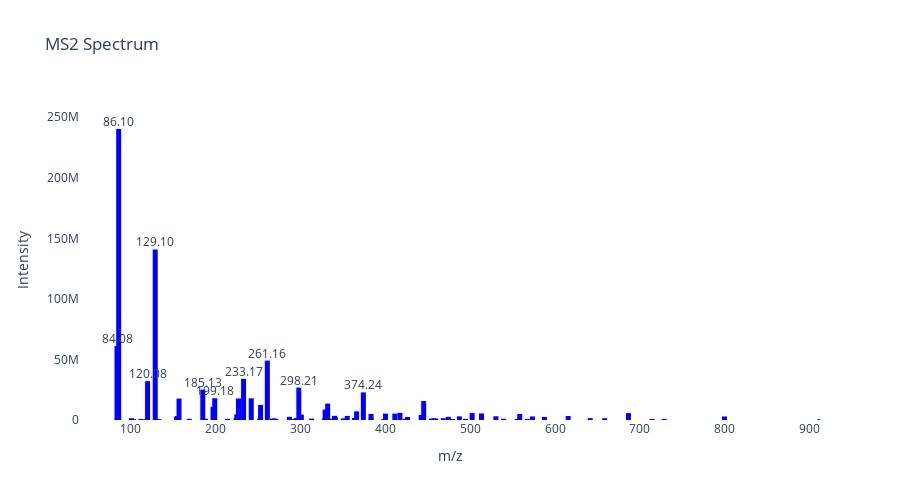

Notebook cell for this chart:
### Code cell
plot_ms2_spectrum(get_peaks_from_gnps("CCMSLIB00000579271"), width=5, label_top_n=10)

### Figure 1 — Plotly figure (JSON) as saved in the notebook; plotly's stock layout.template omitted (floating-point values rounded to 4 significant figures)
{"data": [{"hoverinfo": "text", "line": {"color": "blue", "width": 5}, "mode": "lines", "showlegend": false, "text": ["m/z: 84.0810<br>Intensity: 61064960.00", "m/z: 84.0810<br>Intensity: 61064960.00"], "type": "scatter", "x": [84.08, 84.08], "y": [0, 61064960]}, {"hoverinfo": "text", "line": {"color": "blue", "width": 5}, "mode": "lines", "showlegend": false, "text": ["m/z: 84.0869<br>Intensity: 1202383.62", "m/z: 84.0869<br>Intensity: 1202383.62"], "type": "scatter", "x": [84.09, 84.09], "y": [0, 1202000.0]}, {"hoverinfo": "text", "line": {"color": "blue", "width": 5}, "mode": "lines", "showlegend": false, "text": ["m/z: 86.0969<br>Intensity: 240203584.00", "m/z: 86.0969<br>Intensity: 240203584.00"], "type": "scatter", "x": [86.1, 86.1], "y": [0, 240203584]}, {"hoverinfo": "text", "line": {"color": "blue", "width": 5}, "mode": "lines", "showlegend": false, "text": ["m/z: 101.1081<br>Intensity: 1474733.38", "m/z: 101.1081<br>Intensity: 1474733.38"], "type": "scatter", "x": [101.1, 101.1], "y": [0, 1475000.0]}, {"hoverinfo": "text", "line": {"color": "blue", "width": 5}, "mode": "lines", "showlegend": false, "text": ["m/z: 103.4979<br>Intensity: 711830.00", "m/z: 103.4979<br>Intensity: 711830.00"], "type": "scatter", "x": [103.5, 103.5], "y": [0, 711830]}, {"hoverinfo": "text", "line": {"color": "blue", "width": 5}, "mode": "lines", "showlegend": false, "text": ["m/z: 112.1127<br>Intensity: 823886.69", "m/z: 112.1127<br>Intensity: 823886.69"], "type": "scatter", "x": [112.1, 112.1], "y": [0, 823900.0]}, {"hoverinfo": "text", "line": {"color": "blue", "width": 5}, "mode": "lines", "showlegend": false, "text": ["m/z: 112.2276<br>Intensity: 631256.94", "m/z: 112.2276<br>Intensity: 631256.94"], "type": "scatter", "x": [112.2, 112.2], "y": [0, 631300.0]}, {"hoverinfo": "text", "line": {"color": "blue", "width": 5}, "mode": "lines", "showlegend": false, "text": ["m/z: 118.2286<br>Intensity: 722910.56", "m/z: 118.2286<br>Intensity: 722910.56"], "type": "scatter", "x": [118.2, 118.2], "y": [0, 722900.0]}, {"hoverinfo": "text", "line": {"color": "blue", "width": 5}, "mode": "lines", "showlegend": false, "text": ["m/z: 120.0815<br>Intensity: 32025782.00", "m/z: 120.0815<br>Intensity: 32025782.00"], "type": "scatter", "x": [120.1, 120.1], "y": [0, 32025782]}, {"hoverinfo": "text", "line": {"color": "blue", "width": 5}, "mode": "lines", "showlegend": false, "text": ["m/z: 120.0904<br>Intensity: 835642.25", "m/z: 120.0904<br>Intensity: 835642.25"], "type": "scatter", "x": [120.1, 120.1], "y": [0, 835600.0]}, {"hoverinfo": "text", "line": {"color": "blue", "width": 5}, "mode": "lines", "showlegend": false, "text": ["m/z: 129.1023<br>Intensity: 140845664.00", "m/z: 129.1023<br>Intensity: 140845664.00"], "type": "scatter", "x": [129.1, 129.1], "y": [0, 140845664]}, {"hoverinfo": "text", "line": {"color": "blue", "width": 5}, "mode": "lines", "showlegend": false, "text": ["m/z: 131.1182<br>Intensity: 934206.44", "m/z: 131.1182<br>Intensity: 934206.44"], "type": "scatter", "x": [131.1, 131.1], "y": [0, 934200.0]}, {"hoverinfo": "text", "line": {"color": "blue", "width": 5}, "mode": "lines", "showlegend": false, "text": ["m/z: 133.3261<br>Intensity: 714770.44", "m/z: 133.3261<br>Intensity: 714770.44"], "type": "scatter", "x": [133.3, 133.3], "y": [0, 714800.0]}, {"hoverinfo": "text", "line": {"color": "blue", "width": 5}, "mode": "lines", "showlegend": false, "text": ["m/z: 154.1586<br>Intensity: 2540454.00", "m/z: 154.1586<br>Intensity: 2540454.00"], "type": "scatter", "x": [154.2, 154.2], "y": [0, 2540454]}, {"hoverinfo": "text", "line": {"color": "blue", "width": 5}, "mode": "lines", "showlegend": false, "text": ["m/z: 155.1070<br>Intensity: 636692.62", "m/z: 155.1070<br>Intensity: 636692.62"], "type": "scatter", "x": [155.1, 155.1], "y": [0, 636700.0]}, {"hoverinfo": "text", "line": {"color": "blue", "width": 5}, "mode": "lines", "showlegend": false, "text": ["m/z: 155.1180<br>Intensity: 3296042.75", "m/z: 155.1180<br>Intensity: 3296042.75"], "type": "scatter", "x": [155.1, 155.1], "y": [0, 3296000.0]}, {"hoverinfo": "text", "line": {"color": "blue", "width": 5}, "mode": "lines", "showlegend": false, "text": ["m/z: 157.1330<br>Intensity: 17677796.00", "m/z: 157.1330<br>Intensity: 17677796.00"], "type": "scatter", "x": [157.1, 157.1], "y": [0, 17677796]}, {"hoverinfo": "text", "line": {"color": "blue", "width": 5}, "mode": "lines", "showlegend": false, "text": ["m/z: 169.1710<br>Intensity: 973455.50", "m/z: 169.1710<br>Intensity: 973455.50"], "type": "scatter", "x": [169.2, 169.2], "y": [0, 973500.0]}, {"hoverinfo": "text", "line": {"color": "blue", "width": 5}, "mode": "lines", "showlegend": false, "text": ["m/z: 185.1284<br>Intensity: 25035132.00", "m/z: 185.1284<br>Intensity: 25035132.00"], "type": "scatter", "x": [185.1, 185.1], "y": [0, 25035132]}, {"hoverinfo": "text", "line": {"color": "blue", "width": 5}, "mode": "lines", "showlegend": false, "text": ["m/z: 188.1441<br>Intensity: 1028063.31", "m/z: 188.1441<br>Intensity: 1028063.31"], "type": "scatter", "x": [188.1, 188.1], "y": [0, 1028000.0]}, {"hoverinfo": "text", "line": {"color": "blue", "width": 5}, "mode": "lines", "showlegend": false, "text": ["m/z: 197.1655<br>Intensity: 10911449.00", "m/z: 197.1655<br>Intensity: 10911449.00"], "type": "scatter", "x": [197.2, 197.2], "y": [0, 10911449]}, {"hoverinfo": "text", "line": {"color": "blue", "width": 5}, "mode": "lines", "showlegend": false, "text": ["m/z: 199.1794<br>Intensity: 17971844.00", "m/z: 199.1794<br>Intensity: 17971844.00"], "type": "scatter", "x": [199.2, 199.2], "y": [0, 17971844]}, {"hoverinfo": "text", "line": {"color": "blue", "width": 5}, "mode": "lines", "showlegend": false, "text": ["m/z: 214.1927<br>Intensity: 972829.44", "m/z: 214.1927<br>Intensity: 972829.44"], "type": "scatter", "x": [214.2, 214.2], "y": [0, 972800.0]}, {"hoverinfo": "text", "line": {"color": "blue", "width": 5}, "mode": "lines", "showlegend": false, "text": ["m/z: 224.1777<br>Intensity: 1405822.62", "m/z: 224.1777<br>Intensity: 1405822.62"], "type": "scatter", "x": [224.2, 224.2], "y": [0, 1406000.0]}, {"hoverinfo": "text", "line": {"color": "blue", "width": 5}, "mode": "lines", "showlegend": false, "text": ["m/z: 225.1615<br>Intensity: 1007119.44", "m/z: 225.1615<br>Intensity: 1007119.44"], "type": "scatter", "x": [225.2, 225.2], "y": [0, 1007000.0]}, {"hoverinfo": "text", "line": {"color": "blue", "width": 5}, "mode": "lines", "showlegend": false, "text": ["m/z: 225.1955<br>Intensity: 4667147.00", "m/z: 225.1955<br>Intensity: 4667147.00"], "type": "scatter", "x": [225.2, 225.2], "y": [0, 4667147]}, {"hoverinfo": "text", "line": {"color": "blue", "width": 5}, "mode": "lines", "showlegend": false, "text": ["m/z: 227.1742<br>Intensity: 17763318.00", "m/z: 227.1742<br>Intensity: 17763318.00"], "type": "scatter", "x": [227.2, 227.2], "y": [0, 17763318]}, {"hoverinfo": "text", "line": {"color": "blue", "width": 5}, "mode": "lines", "showlegend": false, "text": ["m/z: 231.1496<br>Intensity: 1124131.38", "m/z: 231.1496<br>Intensity: 1124131.38"], "type": "scatter", "x": [231.1, 231.1], "y": [0, 1124000.0]}, {"hoverinfo": "text", "line": {"color": "blue", "width": 5}, "mode": "lines", "showlegend": false, "text": ["m/z: 233.1656<br>Intensity: 33978892.00", "m/z: 233.1656<br>Intensity: 33978892.00"], "type": "scatter", "x": [233.2, 233.2], "y": [0, 33978892]}, {"hoverinfo": "text", "line": {"color": "blue", "width": 5}, "mode": "lines", "showlegend": false, "text": ["m/z: 242.1863<br>Intensity: 17898092.00", "m/z: 242.1863<br>Intensity: 17898092.00"], "type": "scatter", "x": [242.2, 242.2], "y": [0, 17898092]}, {"hoverinfo": "text", "line": {"color": "blue", "width": 5}, "mode": "lines", "showlegend": false, "text": ["m/z: 252.1700<br>Intensity: 1220579.12", "m/z: 252.1700<br>Intensity: 1220579.12"], "type": "scatter", "x": [252.2, 252.2], "y": [0, 1221000.0]}, {"hoverinfo": "text", "line": {"color": "blue", "width": 5}, "mode": "lines", "showlegend": false, "text": ["m/z: 253.1906<br>Intensity: 12454027.00", "m/z: 253.1906<br>Intensity: 12454027.00"], "type": "scatter", "x": [253.2, 253.2], "y": [0, 12454027]}, {"hoverinfo": "text", "line": {"color": "blue", "width": 5}, "mode": "lines", "showlegend": false, "text": ["m/z: 261.1583<br>Intensity: 49097916.00", "m/z: 261.1583<br>Intensity: 49097916.00"], "type": "scatter", "x": [261.2, 261.2], "y": [0, 49097916]}, {"hoverinfo": "text", "line": {"color": "blue", "width": 5}, "mode": "lines", "showlegend": false, "text": ["m/z: 267.2438<br>Intensity: 1180458.75", "m/z: 267.2438<br>Intensity: 1180458.75"], "type": "scatter", "x": [267.2, 267.2], "y": [0, 1180000.0]}, {"hoverinfo": "text", "line": {"color": "blue", "width": 5}, "mode": "lines", "showlegend": false, "text": ["m/z: 270.1810<br>Intensity: 1254356.88", "m/z: 270.1810<br>Intensity: 1254356.88"], "type": "scatter", "x": [270.2, 270.2], "y": [0, 1254000.0]}, {"hoverinfo": "text", "line": {"color": "blue", "width": 5}, "mode": "lines", "showlegend": false, "text": ["m/z: 271.1440<br>Intensity: 773064.12", "m/z: 271.1440<br>Intensity: 773064.12"], "type": "scatter", "x": [271.1, 271.1], "y": [0, 773100.0]}, {"hoverinfo": "text", "line": {"color": "blue", "width": 5}, "mode": "lines", "showlegend": false, "text": ["m/z: 287.1780<br>Intensity: 2640155.25", "m/z: 287.1780<br>Intensity: 2640155.25"], "type": "scatter", "x": [287.2, 287.2], "y": [0, 2640000.0]}, {"hoverinfo": "text", "line": {"color": "blue", "width": 5}, "mode": "lines", "showlegend": false, "text": ["m/z: 292.2434<br>Intensity: 770953.00", "m/z: 292.2434<br>Intensity: 770953.00"], "type": "scatter", "x": [292.2, 292.2], "y": [0, 770953]}, {"hoverinfo": "text", "line": {"color": "blue", "width": 5}, "mode": "lines", "showlegend": false, "text": ["m/z: 295.2375<br>Intensity: 1650834.25", "m/z: 295.2375<br>Intensity: 1650834.25"], "type": "scatter", "x": [295.2, 295.2], "y": [0, 1651000.0]}, {"hoverinfo": "text", "line": {"color": "blue", "width": 5}, "mode": "lines", "showlegend": false, "text": ["m/z: 296.1974<br>Intensity: 1303289.50", "m/z: 296.1974<br>Intensity: 1303289.50"], "type": "scatter", "x": [296.2, 296.2], "y": [0, 1303000.0]}, {"hoverinfo": "text", "line": {"color": "blue", "width": 5}, "mode": "lines", "showlegend": false, "text": ["m/z: 298.2136<br>Intensity: 26749994.00", "m/z: 298.2136<br>Intensity: 26749994.00"], "type": "scatter", "x": [298.2, 298.2], "y": [0, 26749994]}, {"hoverinfo": "text", "line": {"color": "blue", "width": 5}, "mode": "lines", "showlegend": false, "text": ["m/z: 301.2264<br>Intensity: 4426688.50", "m/z: 301.2264<br>Intensity: 4426688.50"], "type": "scatter", "x": [301.2, 301.2], "y": [0, 4427000.0]}, {"hoverinfo": "text", "line": {"color": "blue", "width": 5}, "mode": "lines", "showlegend": false, "text": ["m/z: 313.2219<br>Intensity: 1123510.75", "m/z: 313.2219<br>Intensity: 1123510.75"], "type": "scatter", "x": [313.2, 313.2], "y": [0, 1124000.0]}, {"hoverinfo": "text", "line": {"color": "blue", "width": 5}, "mode": "lines", "showlegend": false, "text": ["m/z: 328.2492<br>Intensity: 1093828.88", "m/z: 328.2492<br>Intensity: 1093828.88"], "type": "scatter", "x": [328.2, 328.2], "y": [0, 1094000.0]}, {"hoverinfo": "text", "line": {"color": "blue", "width": 5}, "mode": "lines", "showlegend": false, "text": ["m/z: 329.2210<br>Intensity: 8615946.00", "m/z: 329.2210<br>Intensity: 8615946.00"], "type": "scatter", "x": [329.2, 329.2], "y": [0, 8615946]}, {"hoverinfo": "text", "line": {"color": "blue", "width": 5}, "mode": "lines", "showlegend": false, "text": ["m/z: 332.1990<br>Intensity: 13534555.00", "m/z: 332.1990<br>Intensity: 13534555.00"], "type": "scatter", "x": [332.2, 332.2], "y": [0, 13534555]}, {"hoverinfo": "text", "line": {"color": "blue", "width": 5}, "mode": "lines", "showlegend": false, "text": ["m/z: 335.7189<br>Intensity: 763653.38", "m/z: 335.7189<br>Intensity: 763653.38"], "type": "scatter", "x": [335.7, 335.7], "y": [0, 763700.0]}, {"hoverinfo": "text", "line": {"color": "blue", "width": 5}, "mode": "lines", "showlegend": false, "text": ["m/z: 337.2588<br>Intensity: 839876.81", "m/z: 337.2588<br>Intensity: 839876.81"], "type": "scatter", "x": [337.3, 337.3], "y": [0, 839900.0]}, {"hoverinfo": "text", "line": {"color": "blue", "width": 5}, "mode": "lines", "showlegend": false, "text": ["m/z: 338.2479<br>Intensity: 1051962.50", "m/z: 338.2479<br>Intensity: 1051962.50"], "type": "scatter", "x": [338.2, 338.2], "y": [0, 1052000.0]}, {"hoverinfo": "text", "line": {"color": "blue", "width": 5}, "mode": "lines", "showlegend": false, "text": ["m/z: 340.2632<br>Intensity: 3421539.25", "m/z: 340.2632<br>Intensity: 3421539.25"], "type": "scatter", "x": [340.3, 340.3], "y": [0, 3422000.0]}, {"hoverinfo": "text", "line": {"color": "blue", "width": 5}, "mode": "lines", "showlegend": false, "text": ["m/z: 341.2178<br>Intensity: 2381181.75", "m/z: 341.2178<br>Intensity: 2381181.75"], "type": "scatter", "x": [341.2, 341.2], "y": [0, 2381000.0]}, {"hoverinfo": "text", "line": {"color": "blue", "width": 5}, "mode": "lines", "showlegend": false, "text": ["m/z: 350.7579<br>Intensity: 1310775.00", "m/z: 350.7579<br>Intensity: 1310775.00"], "type": "scatter", "x": [350.8, 350.8], "y": [0, 1310775]}, {"hoverinfo": "text", "line": {"color": "blue", "width": 5}, "mode": "lines", "showlegend": false, "text": ["m/z: 355.2686<br>Intensity: 3356142.50", "m/z: 355.2686<br>Intensity: 3356142.50"], "type": "scatter", "x": [355.3, 355.3], "y": [0, 3356000.0]}, {"hoverinfo": "text", "line": {"color": "blue", "width": 5}, "mode": "lines", "showlegend": false, "text": ["m/z: 363.7707<br>Intensity: 1641161.50", "m/z: 363.7707<br>Intensity: 1641161.50"], "type": "scatter", "x": [363.8, 363.8], "y": [0, 1641000.0]}, {"hoverinfo": "text", "line": {"color": "blue", "width": 5}, "mode": "lines", "showlegend": false, "text": ["m/z: 366.2760<br>Intensity: 7137512.50", "m/z: 366.2760<br>Intensity: 7137512.50"], "type": "scatter", "x": [366.3, 366.3], "y": [0, 7138000.0]}, {"hoverinfo": "text", "line": {"color": "blue", "width": 5}, "mode": "lines", "showlegend": false, "text": ["m/z: 374.2447<br>Intensity: 22803894.00", "m/z: 374.2447<br>Intensity: 22803894.00"], "type": "scatter", "x": [374.2, 374.2], "y": [0, 22803894]}, {"hoverinfo": "text", "line": {"color": "blue", "width": 5}, "mode": "lines", "showlegend": false, "text": ["m/z: 383.2637<br>Intensity: 1524442.25", "m/z: 383.2637<br>Intensity: 1524442.25"], "type": "scatter", "x": [383.3, 383.3], "y": [0, 1524000.0]}, {"hoverinfo": "text", "line": {"color": "blue", "width": 5}, "mode": "lines", "showlegend": false, "text": ["m/z: 383.3101<br>Intensity: 5006144.00", "m/z: 383.3101<br>Intensity: 5006144.00"], "type": "scatter", "x": [383.3, 383.3], "y": [0, 5006144]}, {"hoverinfo": "text", "line": {"color": "blue", "width": 5}, "mode": "lines", "showlegend": false, "text": ["m/z: 398.3113<br>Intensity: 744464.31", "m/z: 398.3113<br>Intensity: 744464.31"], "type": "scatter", "x": [398.3, 398.3], "y": [0, 744500.0]}, {"hoverinfo": "text", "line": {"color": "blue", "width": 5}, "mode": "lines", "showlegend": false, "text": ["m/z: 398.7415<br>Intensity: 832685.25", "m/z: 398.7415<br>Intensity: 832685.25"], "type": "scatter", "x": [398.7, 398.7], "y": [0, 832700.0]}, {"hoverinfo": "text", "line": {"color": "blue", "width": 5}, "mode": "lines", "showlegend": false, "text": ["m/z: 400.2637<br>Intensity: 5277091.00", "m/z: 400.2637<br>Intensity: 5277091.00"], "type": "scatter", "x": [400.3, 400.3], "y": [0, 5277091]}, {"hoverinfo": "text", "line": {"color": "blue", "width": 5}, "mode": "lines", "showlegend": false, "text": ["m/z: 411.2916<br>Intensity: 5258451.00", "m/z: 411.2916<br>Intensity: 5258451.00"], "type": "scatter", "x": [411.3, 411.3], "y": [0, 5258451]}, {"hoverinfo": "text", "line": {"color": "blue", "width": 5}, "mode": "lines", "showlegend": false, "text": ["m/z: 417.2921<br>Intensity: 5906539.50", "m/z: 417.2921<br>Intensity: 5906539.50"], "type": "scatter", "x": [417.3, 417.3], "y": [0, 5907000.0]}, {"hoverinfo": "text", "line": {"color": "blue", "width": 5}, "mode": "lines", "showlegend": false, "text": ["m/z: 423.3346<br>Intensity: 912939.44", "m/z: 423.3346<br>Intensity: 912939.44"], "type": "scatter", "x": [423.3, 423.3], "y": [0, 912900.0]}, {"hoverinfo": "text", "line": {"color": "blue", "width": 5}, "mode": "lines", "showlegend": false, "text": ["m/z: 426.3079<br>Intensity: 2513664.75", "m/z: 426.3079<br>Intensity: 2513664.75"], "type": "scatter", "x": [426.3, 426.3], "y": [0, 2514000.0]}, {"hoverinfo": "text", "line": {"color": "blue", "width": 5}, "mode": "lines", "showlegend": false, "text": ["m/z: 442.3075<br>Intensity: 4190615.75", "m/z: 442.3075<br>Intensity: 4190615.75"], "type": "scatter", "x": [442.3, 442.3], "y": [0, 4191000.0]}, {"hoverinfo": "text", "line": {"color": "blue", "width": 5}, "mode": "lines", "showlegend": false, "text": ["m/z: 445.2773<br>Intensity: 15646986.00", "m/z: 445.2773<br>Intensity: 15646986.00"], "type": "scatter", "x": [445.3, 445.3], "y": [0, 15646986]}, {"hoverinfo": "text", "line": {"color": "blue", "width": 5}, "mode": "lines", "showlegend": false, "text": ["m/z: 454.2988<br>Intensity: 1121043.25", "m/z: 454.2988<br>Intensity: 1121043.25"], "type": "scatter", "x": [454.3, 454.3], "y": [0, 1121000.0]}, {"hoverinfo": "text", "line": {"color": "blue", "width": 5}, "mode": "lines", "showlegend": false, "text": ["m/z: 457.3172<br>Intensity: 1338342.75", "m/z: 457.3172<br>Intensity: 1338342.75"], "type": "scatter", "x": [457.3, 457.3], "y": [0, 1338000.0]}, {"hoverinfo": "text", "line": {"color": "blue", "width": 5}, "mode": "lines", "showlegend": false, "text": ["m/z: 459.3368<br>Intensity: 1279919.50", "m/z: 459.3368<br>Intensity: 1279919.50"], "type": "scatter", "x": [459.3, 459.3], "y": [0, 1280000.0]}, {"hoverinfo": "text", "line": {"color": "blue", "width": 5}, "mode": "lines", "showlegend": false, "text": ["m/z: 468.3574<br>Intensity: 1472234.00", "m/z: 468.3574<br>Intensity: 1472234.00"], "type": "scatter", "x": [468.4, 468.4], "y": [0, 1472234]}, {"hoverinfo": "text", "line": {"color": "blue", "width": 5}, "mode": "lines", "showlegend": false, "text": ["m/z: 474.3463<br>Intensity: 2623933.00", "m/z: 474.3463<br>Intensity: 2623933.00"], "type": "scatter", "x": [474.3, 474.3], "y": [0, 2623933]}, {"hoverinfo": "text", "line": {"color": "blue", "width": 5}, "mode": "lines", "showlegend": false, "text": ["m/z: 479.3539<br>Intensity: 818039.62", "m/z: 479.3539<br>Intensity: 818039.62"], "type": "scatter", "x": [479.4, 479.4], "y": [0, 818000.0]}, {"hoverinfo": "text", "line": {"color": "blue", "width": 5}, "mode": "lines", "showlegend": false, "text": ["m/z: 487.3263<br>Intensity: 2979433.75", "m/z: 487.3263<br>Intensity: 2979433.75"], "type": "scatter", "x": [487.3, 487.3], "y": [0, 2979000.0]}, {"hoverinfo": "text", "line": {"color": "blue", "width": 5}, "mode": "lines", "showlegend": false, "text": ["m/z: 494.3713<br>Intensity: 949354.00", "m/z: 494.3713<br>Intensity: 949354.00"], "type": "scatter", "x": [494.4, 494.4], "y": [0, 949354]}, {"hoverinfo": "text", "line": {"color": "blue", "width": 5}, "mode": "lines", "showlegend": false, "text": ["m/z: 502.3423<br>Intensity: 5737833.00", "m/z: 502.3423<br>Intensity: 5737833.00"], "type": "scatter", "x": [502.3, 502.3], "y": [0, 5737833]}, {"hoverinfo": "text", "line": {"color": "blue", "width": 5}, "mode": "lines", "showlegend": false, "text": ["m/z: 513.3430<br>Intensity: 5397156.50", "m/z: 513.3430<br>Intensity: 5397156.50"], "type": "scatter", "x": [513.3, 513.3], "y": [0, 5397000.0]}, {"hoverinfo": "text", "line": {"color": "blue", "width": 5}, "mode": "lines", "showlegend": false, "text": ["m/z: 530.3372<br>Intensity: 3083687.00", "m/z: 530.3372<br>Intensity: 3083687.00"], "type": "scatter", "x": [530.3, 530.3], "y": [0, 3083687]}, {"hoverinfo": "text", "line": {"color": "blue", "width": 5}, "mode": "lines", "showlegend": false, "text": ["m/z: 539.3949<br>Intensity: 1013632.56", "m/z: 539.3949<br>Intensity: 1013632.56"], "type": "scatter", "x": [539.4, 539.4], "y": [0, 1014000.0]}, {"hoverinfo": "text", "line": {"color": "blue", "width": 5}, "mode": "lines", "showlegend": false, "text": ["m/z: 555.3792<br>Intensity: 909379.25", "m/z: 555.3792<br>Intensity: 909379.25"], "type": "scatter", "x": [555.4, 555.4], "y": [0, 909400.0]}, {"hoverinfo": "text", "line": {"color": "blue", "width": 5}, "mode": "lines", "showlegend": false, "text": ["m/z: 558.3685<br>Intensity: 4962283.50", "m/z: 558.3685<br>Intensity: 4962283.50"], "type": "scatter", "x": [558.4, 558.4], "y": [0, 4962000.0]}, {"hoverinfo": "text", "line": {"color": "blue", "width": 5}, "mode": "lines", "showlegend": false, "text": ["m/z: 567.3895<br>Intensity: 944699.44", "m/z: 567.3895<br>Intensity: 944699.44"], "type": "scatter", "x": [567.4, 567.4], "y": [0, 944700.0]}, {"hoverinfo": "text", "line": {"color": "blue", "width": 5}, "mode": "lines", "showlegend": false, "text": ["m/z: 573.3718<br>Intensity: 2920401.25", "m/z: 573.3718<br>Intensity: 2920401.25"], "type": "scatter", "x": [573.4, 573.4], "y": [0, 2920000.0]}, {"hoverinfo": "text", "line": {"color": "blue", "width": 5}, "mode": "lines", "showlegend": false, "text": ["m/z: 587.4295<br>Intensity: 2559136.00", "m/z: 587.4295<br>Intensity: 2559136.00"], "type": "scatter", "x": [587.4, 587.4], "y": [0, 2559136]}, {"hoverinfo": "text", "line": {"color": "blue", "width": 5}, "mode": "lines", "showlegend": false, "text": ["m/z: 615.4288<br>Intensity: 3290949.50", "m/z: 615.4288<br>Intensity: 3290949.50"], "type": "scatter", "x": [615.4, 615.4], "y": [0, 3291000.0]}, {"hoverinfo": "text", "line": {"color": "blue", "width": 5}, "mode": "lines", "showlegend": false, "text": ["m/z: 641.4380<br>Intensity: 1540286.25", "m/z: 641.4380<br>Intensity: 1540286.25"], "type": "scatter", "x": [641.4, 641.4], "y": [0, 1540000.0]}, {"hoverinfo": "text", "line": {"color": "blue", "width": 5}, "mode": "lines", "showlegend": false, "text": ["m/z: 658.4738<br>Intensity: 1479256.25", "m/z: 658.4738<br>Intensity: 1479256.25"], "type": "scatter", "x": [658.5, 658.5], "y": [0, 1479000.0]}, {"hoverinfo": "text", "line": {"color": "blue", "width": 5}, "mode": "lines", "showlegend": false, "text": ["m/z: 686.4514<br>Intensity: 5660031.00", "m/z: 686.4514<br>Intensity: 5660031.00"], "type": "scatter", "x": [686.5, 686.5], "y": [0, 5660031]}, {"hoverinfo": "text", "line": {"color": "blue", "width": 5}, "mode": "lines", "showlegend": false, "text": ["m/z: 714.4582<br>Intensity: 857972.88", "m/z: 714.4582<br>Intensity: 857972.88"], "type": "scatter", "x": [714.5, 714.5], "y": [0, 858000.0]}, {"hoverinfo": "text", "line": {"color": "blue", "width": 5}, "mode": "lines", "showlegend": false, "text": ["m/z: 728.5012<br>Intensity: 928318.50", "m/z: 728.5012<br>Intensity: 928318.50"], "type": "scatter", "x": [728.5, 728.5], "y": [0, 928300.0]}, {"hoverinfo": "text", "line": {"color": "blue", "width": 5}, "mode": "lines", "showlegend": false, "text": ["m/z: 799.5364<br>Intensity: 2878545.25", "m/z: 799.5364<br>Intensity: 2878545.25"], "type": "scatter", "x": [799.5, 799.5], "y": [0, 2879000.0]}, {"hoverinfo": "text", "line": {"color": "blue", "width": 5}, "mode": "lines", "showlegend": false, "text": ["m/z: 912.0276<br>Intensity: 771417.62", "m/z: 912.0276<br>Intensity: 771417.62"], "type": "scatter", "x": [912.0, 912.0], "y": [0, 771400.0]}, {"hoverinfo": "skip", "mode": "text", "showlegend": false, "text": ["86.10"], "textposition": "top center", "type": "scatter", "x": [86.1], "y": [240203584]}, {"hoverinfo": "skip", "mode": "text", "showlegend": false, "text": ["129.10"], "textposition": "top center", "type": "scatter", "x": [129.1], "y": [140845664]}, {"hoverinfo": "skip", "mode": "text", "showlegend": false, "text": ["84.08"], "textposition": "top center", "type": "scatter", "x": [84.08], "y": [61064960]}, {"hoverinfo": "skip", "mode": "text", "showlegend": false, "text": ["261.16"], "textposition": "top center", "type": "scatter", "x": [261.2], "y": [49097916]}, {"hoverinfo": "skip", "mode": "text", "showlegend": false, "text": ["233.17"], "textposition": "top center", "type": "scatter", "x": [233.2], "y": [33978892]}, {"hoverinfo": "skip", "mode": "text", "showlegend": false, "text": ["120.08"], "textposition": "top center", "type": "scatter", "x": [120.1], "y": [32025782]}, {"hoverinfo": "skip", "mode": "text", "showlegend": false, "text": ["298.21"], "textposition": "top center", "type": "scatter", "x": [298.2], "y": [26749994]}, {"hoverinfo": "skip", "mode": "text", "showlegend": false, "text": ["185.13"], "textposition": "top center", "type": "scatter", "x": [185.1], "y": [25035132]}, {"hoverinfo": "skip", "mode": "text", "showlegend": false, "text": ["374.24"], "textposition": "top center", "type": "scatter", "x": [374.2], "y": [22803894]}, {"hoverinfo": "skip", "mode": "text", "showlegend": false, "text": ["199.18"], "textposition": "top center", "type": "scatter", "x": [199.2], "y": [17971844]}], "layout": {"height": 500, "plot_bgcolor": "white", "title": {"text": "MS2 Spectrum"}, "xaxis": {"title": {"text": "m/z"}}, "yaxis": {"range": [0, 264200000.0], "title": {"text": "Intensity"}}}}
